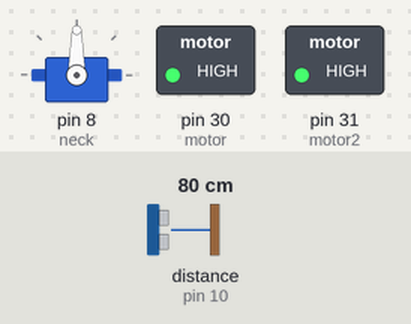
Bench run of a sketch on a simulated Arduino Mega 2560, built with avr-gcc and run on an emulated ATmega2560. Shown: servo, switched loads named in the sketch (green lamp = pin HIGH). Wiring (inferred from the names in the program): ultrasonic range finder: trigger pin 9; echo pin 10. The test bench sets the inputs (shaded band); at power-on: distance to the obstacle (sensor on pin 10) 80 cm. The echo pulse lasts 58.3 µs per cm; pins used as bus, display or sensor lines are not drawn.

Above: at 1.2 s.
1.3 s: distance to the obstacle (sensor on pin 10) set to 7 cm
2.8 s: distance to the obstacle (sensor on pin 10) set to 4 cm
At 3.03 s:
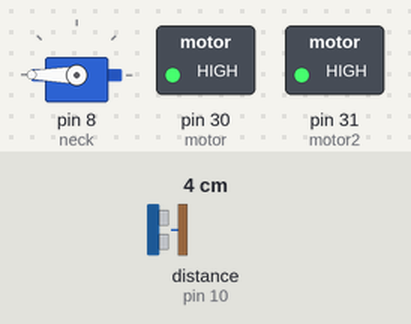
5.8 s: distance to the obstacle (sensor on pin 10) set to 9 cm
At 6.9 s:
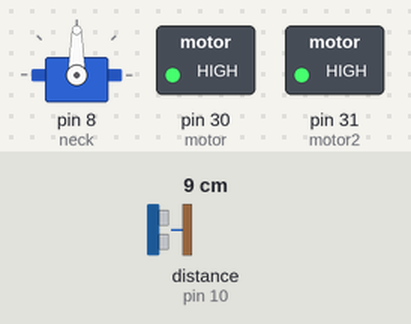
7.3 s: distance to the obstacle (sensor on pin 10) set to 2 cm
At 7.62 s:
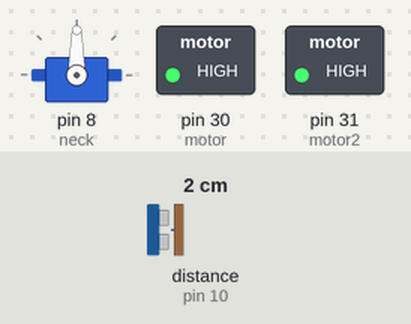
Timing chart, 0 to 11.3 s (numbered marks = the images above; inputs shaded):
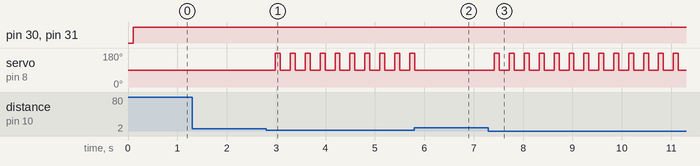

Measured:
- the behaviour switches between 6 and 5 cm on distance to the obstacle (sensor on pin 10) (found by bisection; images 0 and 1)
- after the input at 1.3 s, every drawn part: stays the same
- after the input at 2.8 s, servo on pin 8 (neck): alternates 180° for 0.10 s and 90° for 0.20 s, starting after 0.18 s
- after the input at 5.8 s, servo on pin 8 (neck): goes on until 5.8 s, then stays 90°
- after the input at 7.3 s, servo on pin 8 (neck): alternates 180° for 0.10 s and 90° for 0.20 s, starting after 0.12 s

The sketch:

sketch_feb2a.ino
```cpp
#include <Servo.h>

int motor = 30;
int motor2 = 31;

const int trigPin = 9;
const int echoPin = 10;

Servo neck;

void setup() {
    pinMode(trigPin, OUTPUT);
    pinMode(echoPin, INPUT);
    pinMode(motor, OUTPUT);
    Serial.begin(9600);
    neck.attach(8);
}

void loop() {
    int speed = 150;


    if (getDistance() >= 5) {
        analogWrite(motor, speed);
        analogWrite(motor2, speed);
    } else {
        neck.write(270);
        if (getDistance() > 5) {
            // turn left
        } else {
            neck.write(90);
            if (getDistance() > 5) {
                //turn right
            } else {
                //turn around
            }
        }
    }

}

float getDistance() {
    float duration, distance;
    digitalWrite(trigPin, LOW);
    delayMicroseconds(2);
    digitalWrite(trigPin, HIGH);
    delayMicroseconds(10);
    digitalWrite(trigPin, LOW);
    duration = pulseIn(echoPin, HIGH);
    distance = (duration * .0343) / 2;
    delay(100);
    return distance;
}

/* turn neck to the left if less than 5 cm turn left then go forward.
if not turn neck to the right if less than 5 turn right then go forward
else turn around then go forward. */
```
